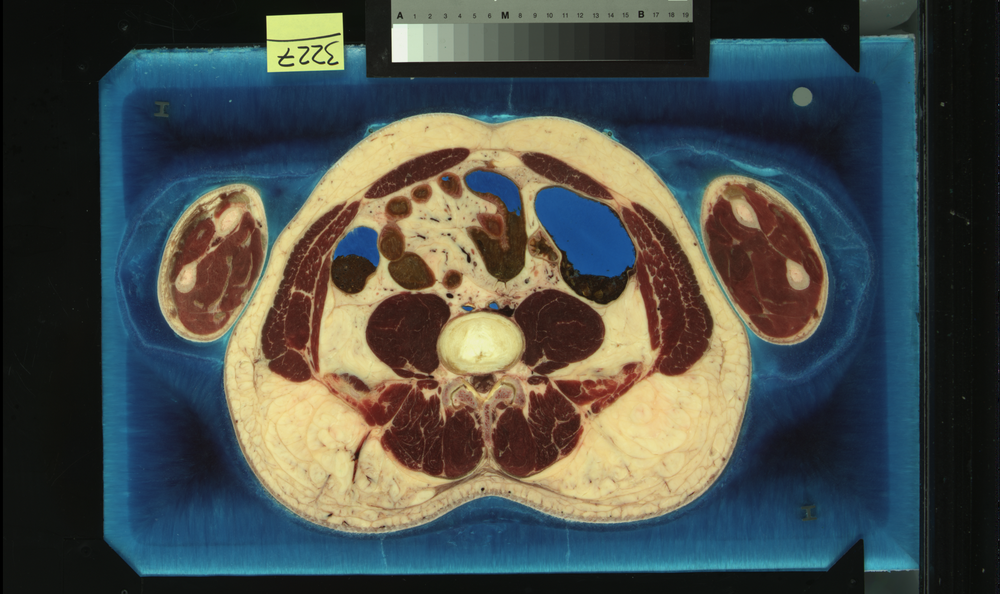
#> input picture histogram_equalization.png, 1000 x 594 px, shrunk from 2048 x 1216 before the run
$ python histogram_equalization.py
#> lines starting #> are read from the running program, lines starting #| are printed output that depends on the picture
# histogram_equalization.py
from PIL import Image
import numpy as np

input_path = "histogram_equalization.png"
output_path = "histogram_equalization_output.jpg"

# Load image as grayscale
img = Image.open(input_path).convert("L")
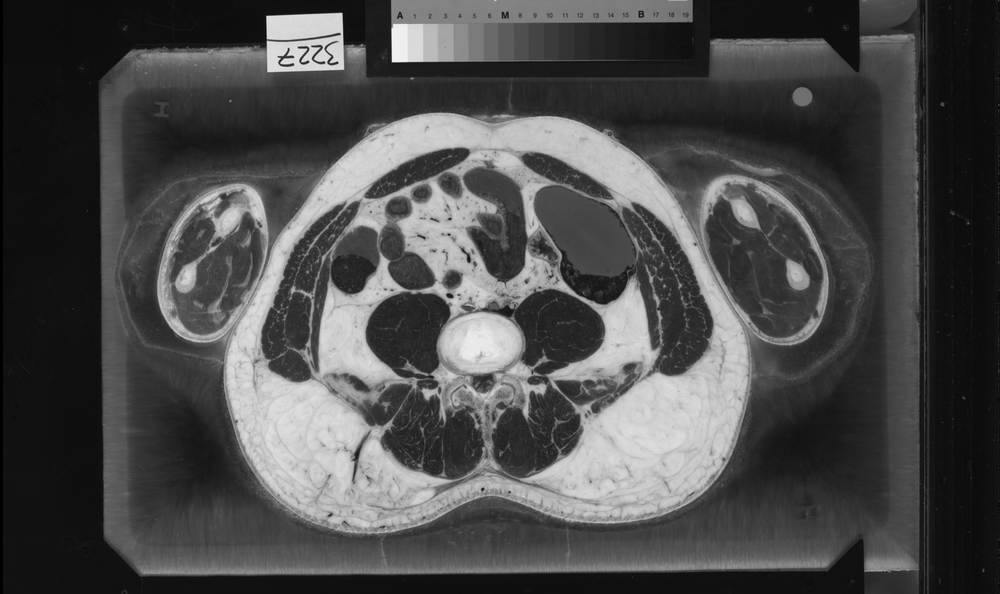
#> img: PIL image 1000x594 L; min 0, max 250, mean 75.9
pixels = np.array(img, dtype=np.float32)

height, width = pixels.shape
#> height = 594; width = 1000
total_pixels = height * width
#> total_pixels = 594000

# 1. Compute histogram (256 bins)
hist = np.zeros(256, dtype=np.float32)
for i in range(height):
    for j in range(width):
        val = int(pixels[i, j])
        hist[val] += 1
#> after the loop, hist = 256 values, max 29612 at index 15, min 0 at index 3, mean 2320.3

# 2. Compute cumulative distribution function (CDF)
cdf = np.zeros(256, dtype=np.float32)
cdf[0] = hist[0]
for k in range(1, 256):
    cdf[k] = cdf[k-1] + hist[k]
#> after the loop, cdf = 256 values from 1188 to 594000

# 3. Find CDF minimum (first non-zero)
cdf_min = 0.0
for k in range(256):
    if cdf[k] > 0:
        cdf_min = cdf[k]
        break
#> this loop made 1 pass
#> cdf_min on pass 1: 1188

# 4. Create mapping: T(k) = round((cdf[k] - cdf_min) / (N - cdf_min) * 255)
mapping = np.zeros(256, dtype=np.float32)
if total_pixels != cdf_min:
    for k in range(256):
        mapping[k] = round((cdf[k] - cdf_min) / (total_pixels - cdf_min) * 255)
        if mapping[k] < 0:
            mapping[k] = 0
        if mapping[k] > 255:
            mapping[k] = 255
#> after the loop, mapping = 256 values from 0 to 255
else:
    for k in range(256):
        mapping[k] = k  # uniform image, keep as is

# 5. Apply mapping
equalized = np.zeros((height, width), dtype=np.float32)
for i in range(height):
    for j in range(width):
        original_val = int(pixels[i, j])
        equalized[i, j] = mapping[original_val]
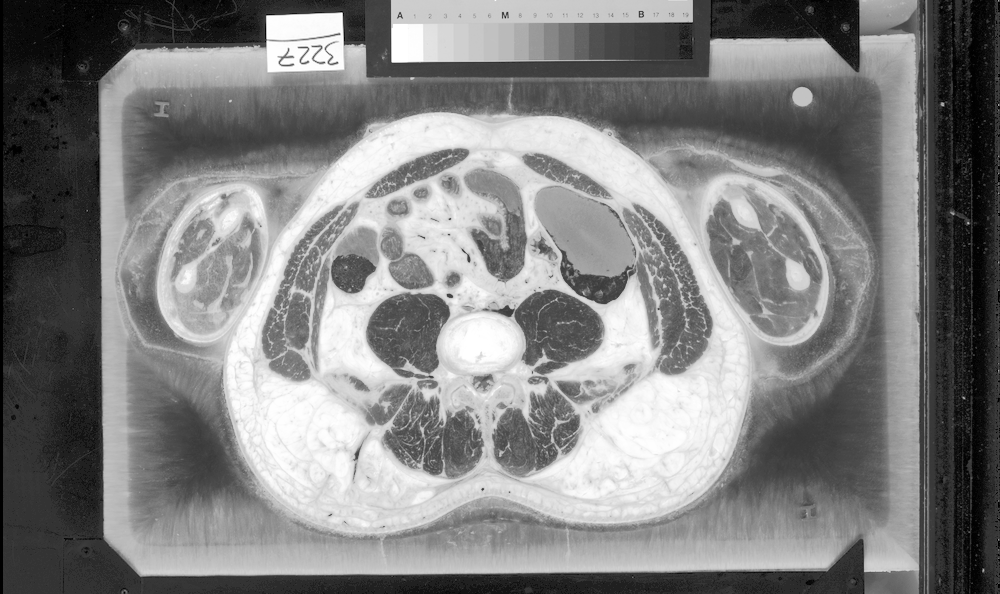
#> equalized: shape (594, 1000) float32; min 0, max 255, mean 128.8

# Save result
result = Image.fromarray(equalized.astype(np.uint8))
result.save(output_path)
print(f"Histogram equalized image saved to: {output_path}")

$ run again, with bit_plane_slicing.png copied over histogram_equalization.png
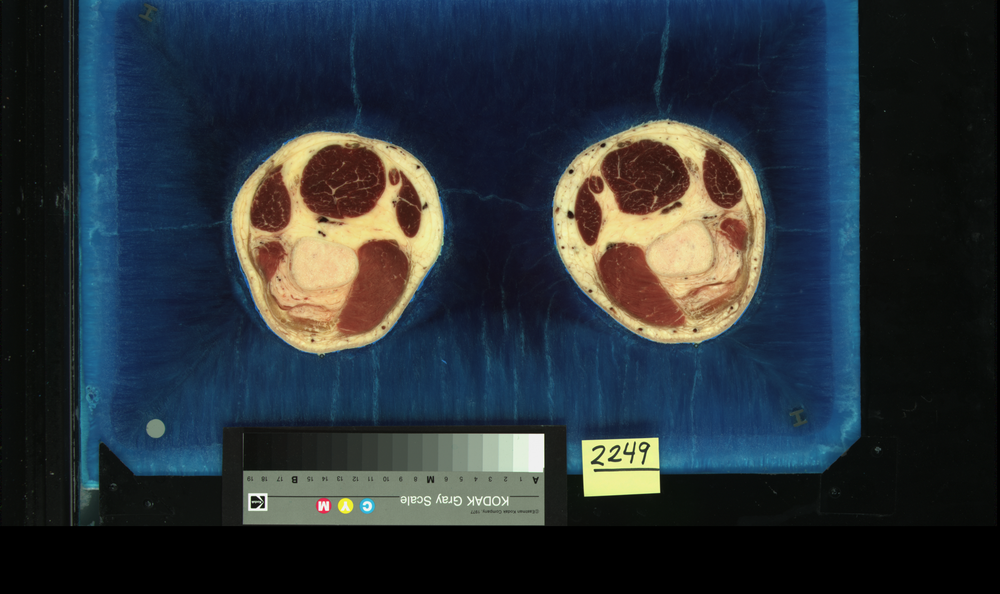
#> input picture bit_plane_slicing.png, 1000 x 594 px, shrunk from 2048 x 1216 before the run
#> `img = Image.open(input_path).convert("L")`:
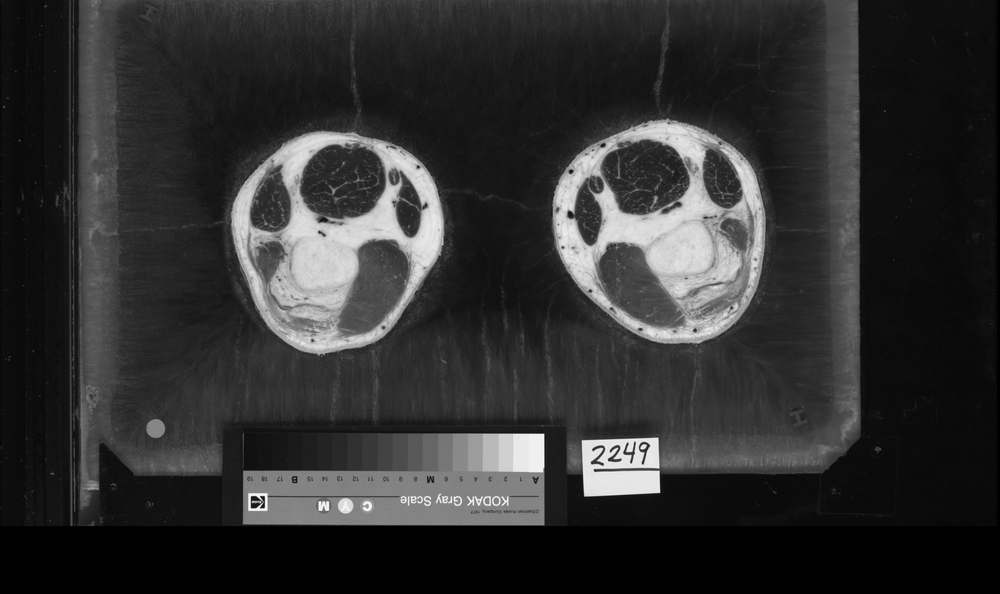
#> img: PIL image 1000x594 L; min 0, max 255, mean 48.5
#> after the loop `for i in range(height):`: hist = 256 values, max 68265 at index 0, min 2 at index 255, mean 2320.3
#> after the loop `for k in range(1, 256):`: cdf = 256 values from 68265 to 594000
#> the loop `for k in range(256):` made 1 pass
#> cdf_min on pass 1: 68265
#> after the loop `for k in range(256):`: mapping = 256 values from 0 to 255
#> after the loop `for i in range(height):`:
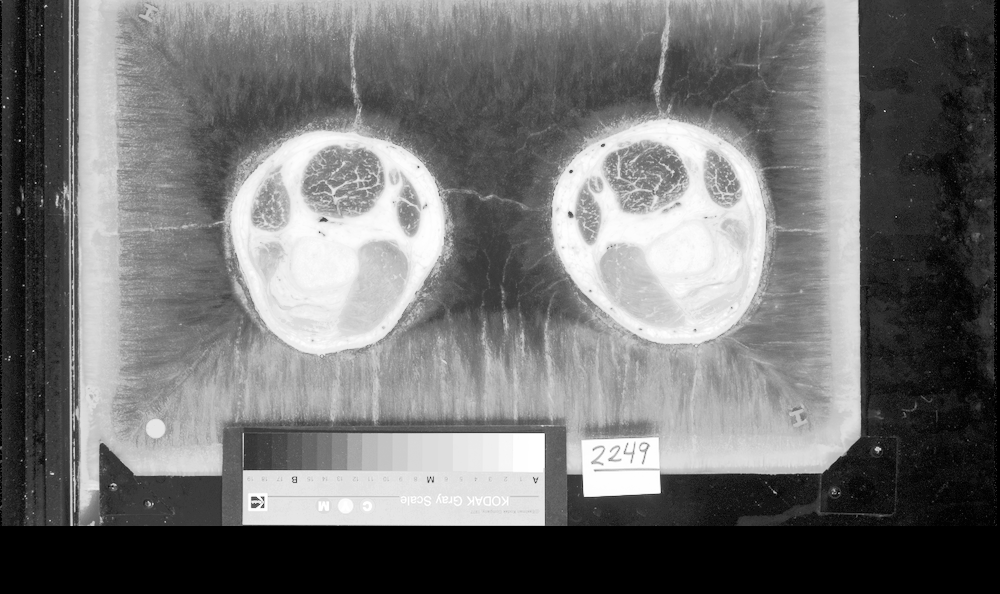
#> equalized: shape (594, 1000) float32; min 0, max 255, mean 114.4

$ run again, with gamma_transform.png copied over histogram_equalization.png
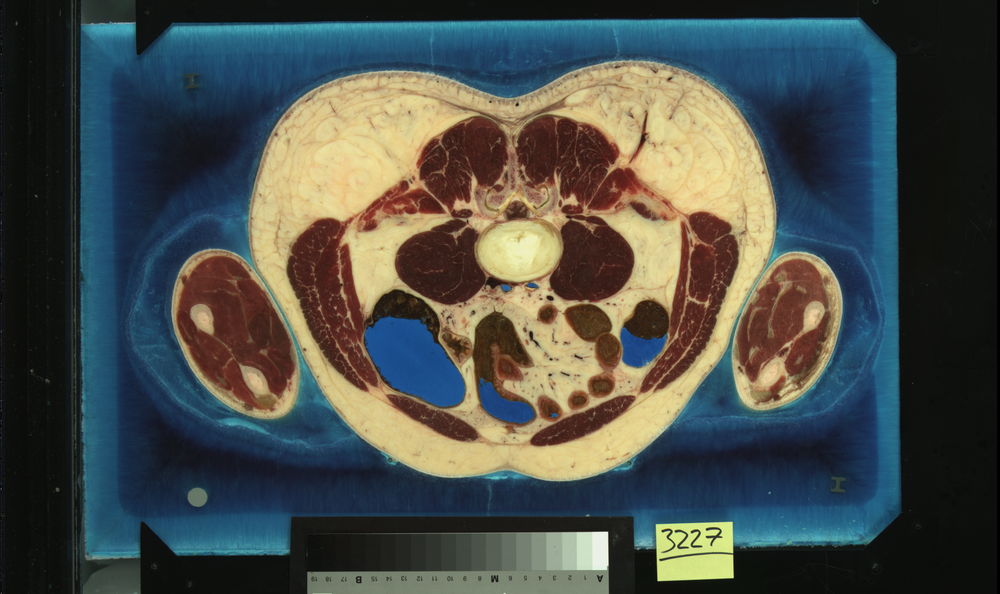
#> input picture gamma_transform.png, 1000 x 594 px, shrunk from 2048 x 1216 before the run
#> `img = Image.open(input_path).convert("L")`:
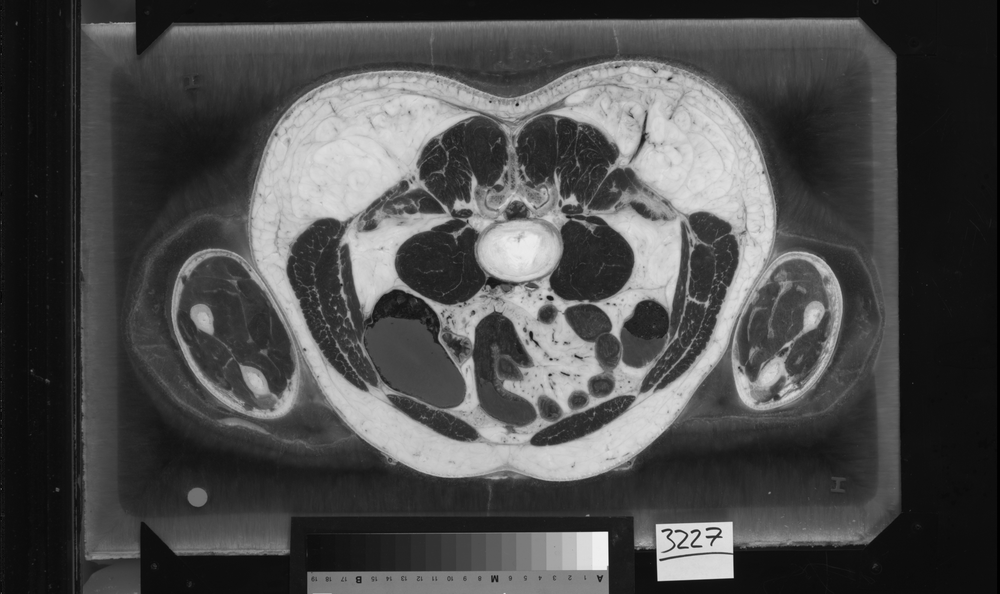
#> img: PIL image 1000x594 L; min 0, max 250, mean 75.9
#> after the loop `for i in range(height):`: hist = 256 values, max 29612 at index 15, min 0 at index 3, mean 2320.3
#> after the loop `for k in range(1, 256):`: cdf = 256 values from 1188 to 594000
#> the loop `for k in range(256):` made 1 pass
#> cdf_min on pass 1: 1188
#> after the loop `for k in range(256):`: mapping = 256 values from 0 to 255
#> after the loop `for i in range(height):`:
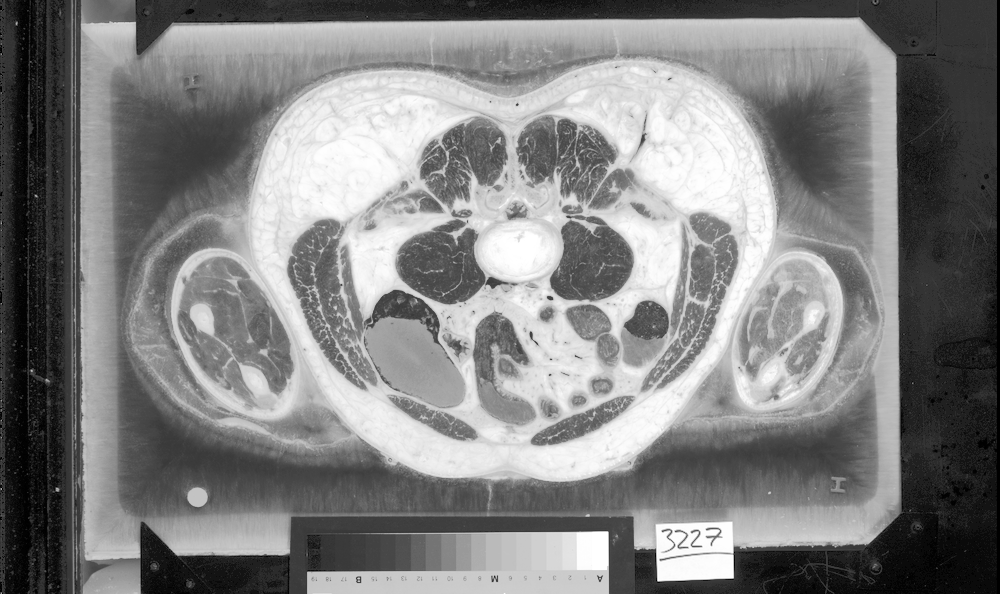
#> equalized: shape (594, 1000) float32; min 0, max 255, mean 128.8
